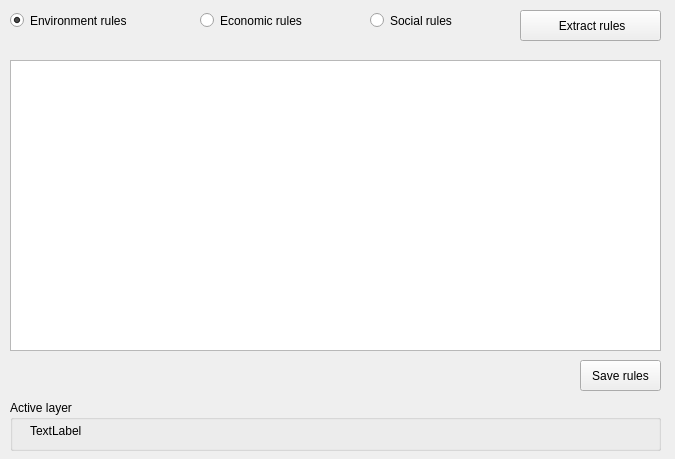
     <widget class="QWidget" name="RulesQTBox">
      <property name="geometry">
       <rect>
        <x>0</x>
        <y>0</y>
        <width>675</width>
        <height>459</height>
       </rect>
      </property>
      <attribute name="label">
       <string>Rules</string>
      </attribute>
      <widget class="QPushButton" name="CritExtractBtn">
       <property name="geometry">
        <rect>
         <x>520</x>
         <y>10</y>
         <width>141</width>
         <height>31</height>
        </rect>
       </property>
       <property name="text">
        <string> Extract rules</string>
       </property>
      </widget>
      <widget class="QListWidget" name="RulesListWidget">
       <property name="geometry">
        <rect>
         <x>10</x>
         <y>60</y>
         <width>651</width>
         <height>291</height>
        </rect>
       </property>
      </widget>
      <widget class="QPushButton" name="SaveRulesBtn">
       <property name="geometry">
        <rect>
         <x>580</x>
         <y>360</y>
         <width>81</width>
         <height>31</height>
        </rect>
       </property>
       <property name="text">
        <string>Save rules</string>
       </property>
      </widget>
      <widget class="QGroupBox" name="groupBox_3">
       <property name="geometry">
        <rect>
         <x>10</x>
         <y>400</y>
         <width>651</width>
         <height>51</height>
        </rect>
       </property>
       <property name="title">
        <string>Active layer</string>
       </property>
       <widget class="QLabel" name="baseLbl">
        <property name="geometry">
         <rect>
          <x>20</x>
          <y>20</y>
          <width>621</width>
          <height>21</height>
         </rect>
        </property>
        <property name="text">
         <string>TextLabel</string>
        </property>
       </widget>
      </widget>
      <widget class="QRadioButton" name="EnvRadioBtn">
       <property name="geometry">
        <rect>
         <x>10</x>
         <y>10</y>
         <width>131</width>
         <height>21</height>
        </rect>
       </property>
       <property name="text">
        <string>Environment rules</string>
       </property>
       <property name="checked">
        <bool>true</bool>
       </property>
      </widget>
      <widget class="QRadioButton" name="EcoRadioBtn">
       <property name="geometry">
        <rect>
         <x>200</x>
         <y>10</y>
         <width>111</width>
         <height>21</height>
        </rect>
       </property>
       <property name="text">
        <string>Economic rules</string>
       </property>
      </widget>
      <widget class="QRadioButton" name="SocRadioBtn">
       <property name="geometry">
        <rect>
         <x>370</x>
         <y>10</y>
         <width>101</width>
         <height>21</height>
        </rect>
       </property>
       <property name="text">
        <string>Social rules</string>
       </property>
      </widget>
     </widget>
